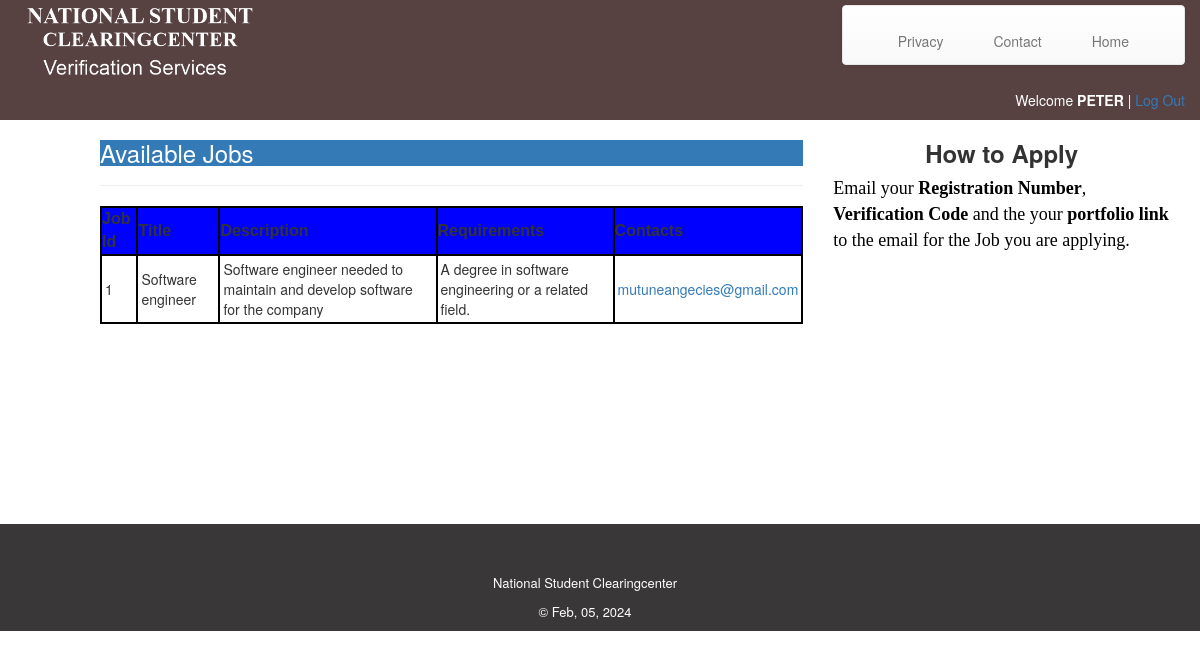
/vericert/jobs.php (signed in), run on the app's committed database.
### tables this page shows
CREATE TABLE IF NOT EXISTS `jobs` (
  `id` int(11) NOT NULL AUTO_INCREMENT,
  `title` varchar(255) NOT NULL,
  `description` varchar(255) NOT NULL,
  `requirements` varchar(255) NOT NULL,
  `contacts` varchar(200) NOT NULL,
  PRIMARY KEY (`id`)
);

### vericert/jobs.php (the view, shortened to what this page needs)
<?php
 $login_session= $_SESSION['username'];
?>
<!DOCTYPE html>
<html>
<head>
    <link rel="stylesheet" href="jobs/bootstrap/css/bootstrap.min.css">
    <link rel="stylesheet" href="jobs/css/styles.css">
    <link rel="stylesheet" href="jobs/css/untitled.css">
    <link rel="stylesheet" href="jobs/css/untitled-1.css">
</head>
<body>
    <header>
        <div class="container" id="topcontainer"><img src="jobs/img/headerlogo2.PNG" height="90">
            <nav class="navbar navbar-default">
                <div class="container-fluid">
                    <div class="navbar-header">
                        <a class="navbar-brand navbar-link" href="#"> </a>
                    </div>
                    <div class="collapse navbar-collapse" id="navcol-1">
                        <ul class="nav navbar-nav">
                            <li role="presentation"><a href="#">Privacy </a></li>
                            <li role="presentation"><a href="contact.php">Contact </a></li>
                            <li role="presentation"><a href="index.php">Home </a></li>
                        </ul>
                    </div>
                </div>
            </nav>
            <p class="text-right" id="head">Welcome <strong> <?php echo $login_session;?> </strong>| <a href="logout.php">Log Out</a></p>
        </div>
    </header>
    <section id="mid">
        <form>
            <div class="row">
                <div class="col-md-8 col-md-offset-0">
                    <div class="page-header">
                        <h3 class="text-primary bg-primary">Available Jobs</h3></div>
                        <?php
$db = new mysqli('localhost', 'root', '', 'vericert' );
$query = "SELECT * FROM jobs ";
$result = mysqli_query($db, $query);
if($result->num_rows > 0) {
   echo "<table><tr>
   <th>Job Id</th> <th><b>Title</th> <th>Description</th> <th>Requirements</th> <th>Contacts</th></tr>";
 while($row = $result->fetch_assoc()) {
	 echo  "<tr><td>" .$row["id"].  "</td>
	 <td>" .$row["title"]. "</a></td>
	 <td>" .$row["description"]. "</td>
	 <td>" .$row["requirements"]. "</td>
	 <td><a href='mailto:'>".$row["contacts"]. "</a></td>
	  </tr>" ;
    }
	echo "</table>";
    };
?>
                </div>
                <div class="col-md-4">
                    <h3 class="text-center"><strong>How to Apply</strong></h3>
                    <p class="how">Email your <strong>Registration Number</strong>, <strong>Verification Code</strong> and the your <strong>portfolio link</strong> to the email for the Job you are applying.</p>
                </div>
            </div>
        </form>
    </section>
    <footer>
        <div class="row">
            <div class="col-md-4 col-md-offset-4" id="footer">
                <p class="text-center">National Student Clearingcenter </p>
                <p class="text-center"> &copy; <?php echo DATE("M, d, Y");?></p>
            </div>
        </div>
    </footer>
</body>
</html>

### vericert/jobs/css/styles.css (style rules this page uses)
img { padding:3px; }
footer { height:auto; background-color:rgb(57,55,55); width:100%; }
p.text-center { color:white; font-size:small; }
div.row { width:100%; height:auto; }
div#footer.col-md-4.col-md-offset-4 { padding-top:50px; }
p { color:rgb(1,1,1); }
nav.navbar.navbar-default { float:right; height:60px; margin-top:5px; }
p#head.text-right { color:white; }
.page-header { padding-bottom:9px; margin-top:0px; }
form { height:auto; display:block; margin-bottom:10px; width:auto; }
section#mid { background-color:white; height:auto; width:inherit; display:block; margin-left:100px; margin-bottom:200px; }
section { height:auto; width:300px; display:block; margin-left:50px; }
li { margin:10px; }
div#topcontainer.container { height:120px; width:inherit; background-color:rgb(88,65,65); }
p.how { font-size:large; font-family:vernada; }
table, td { border: 2px solid black; padding: 3px; }
th { font-family:Verdana, Geneva, sans-serif; font-size:16px; border: 2px solid black; background-color:#00F; }

### data on the page
jobs: id "1", title "Software engineer", description "Software engineer needed to maintain and develop software for the company", requirements "A degree in software engineering or a related field.", contacts "mutuneangecies@gmail.com"

### other printed values
$login_session "PETER"
DATE("M, d, Y") "Feb, 05, 2024"
